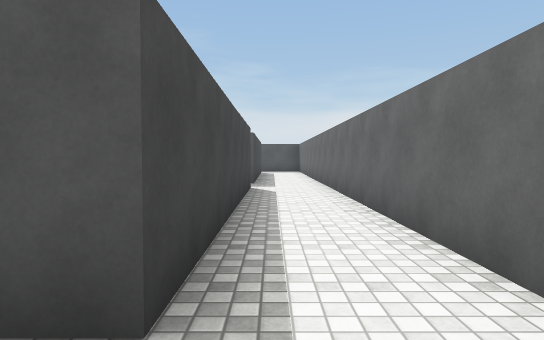
view 1 (above)

24 first-person views from a walk through a Unity game level. The camera is 1.3 m above the floor, tilts 2° down and sees 75° across. The floor is counted in squares, 2 m on a side. Each view is taken from the middle of a square. On the plan, view 1 faces up. The plan holds only what a view shows up to about 10 squares ahead; the rest is blank. The place goes on beyond the plan. The player character is not drawn. Surface patterns are stand-ins for the level's own textures.

view 2
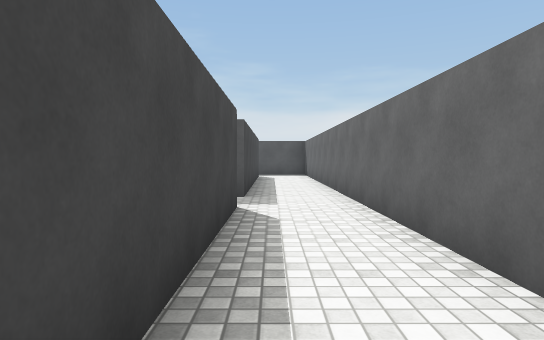

view 3
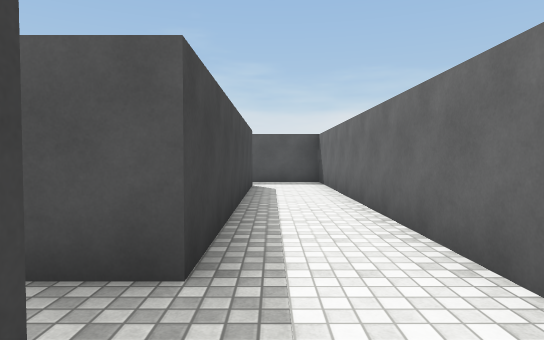

view 4
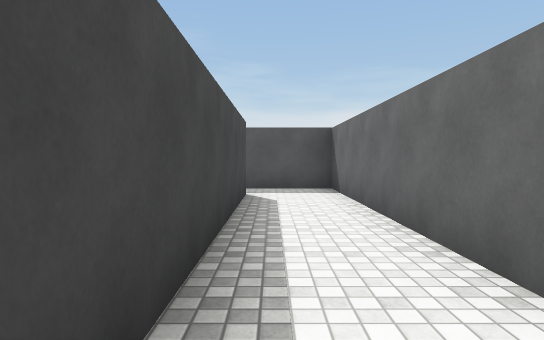

view 5
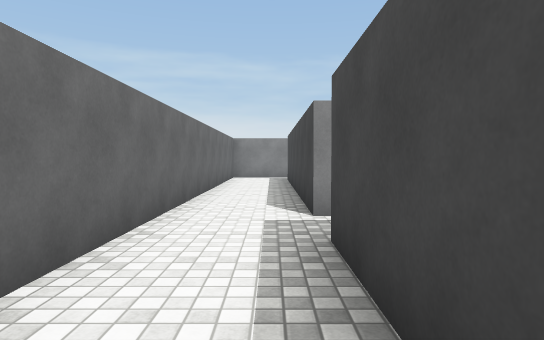

view 6
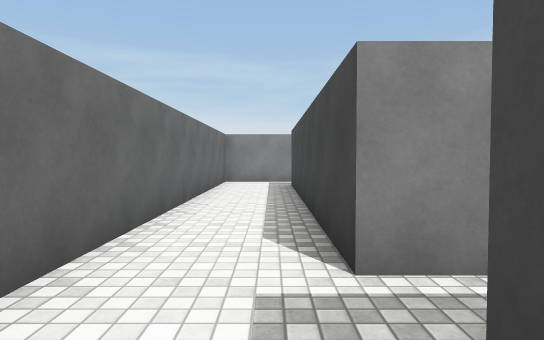

view 7
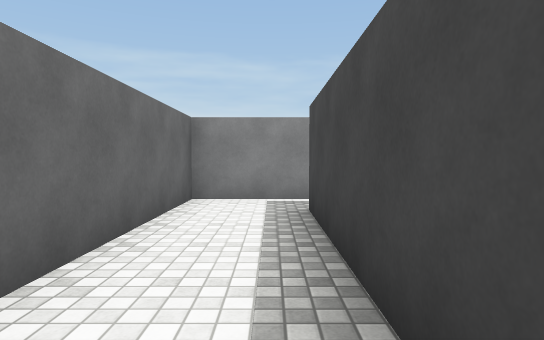

view 8
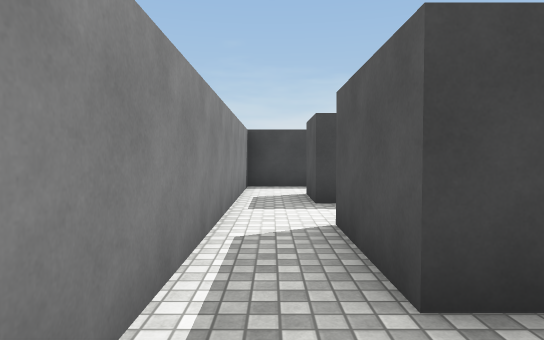

view 9
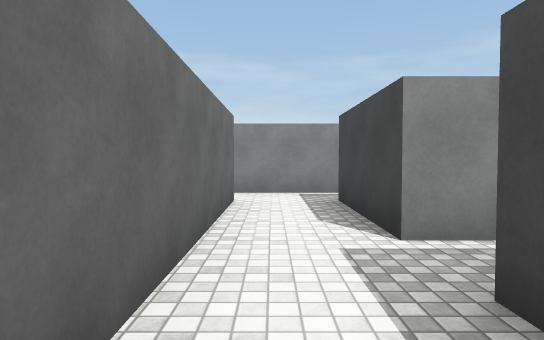

view 10
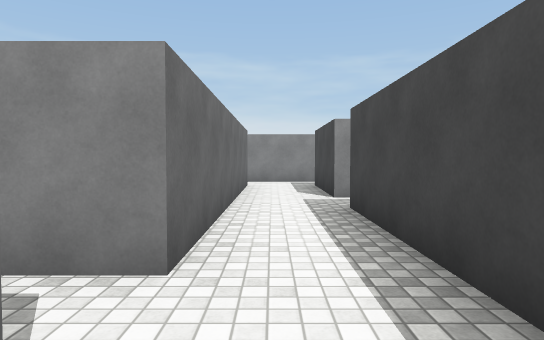

view 11
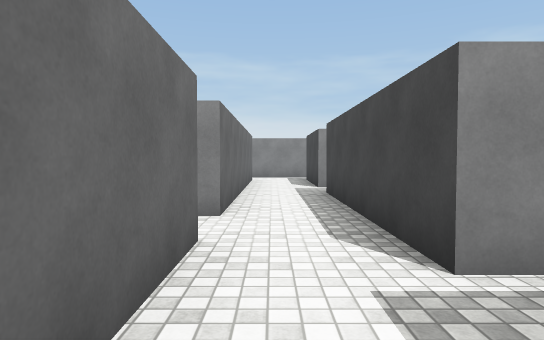

view 12
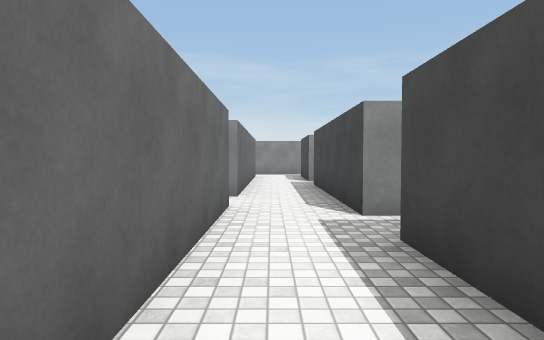

view 13
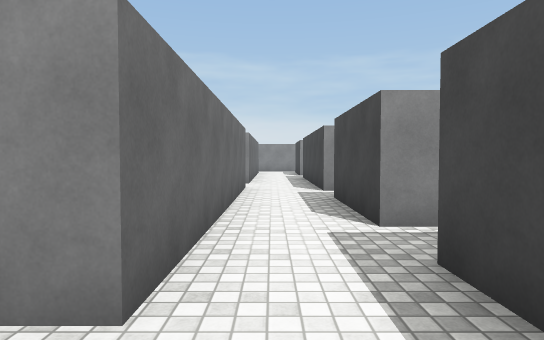

view 14
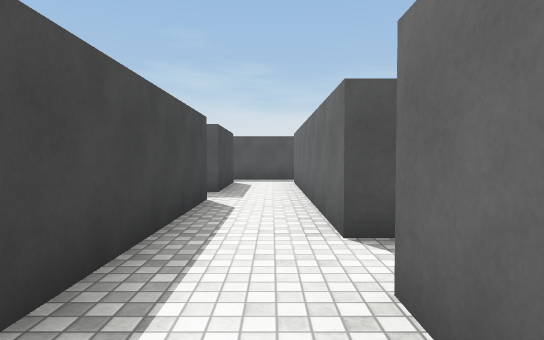

view 15
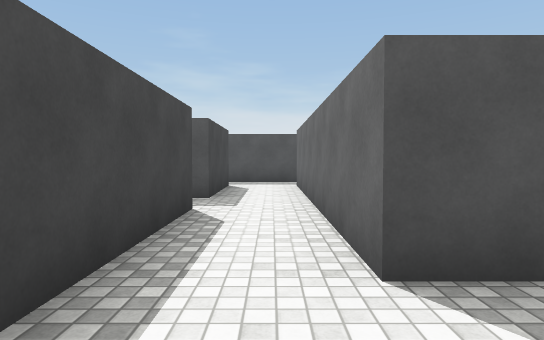

view 16
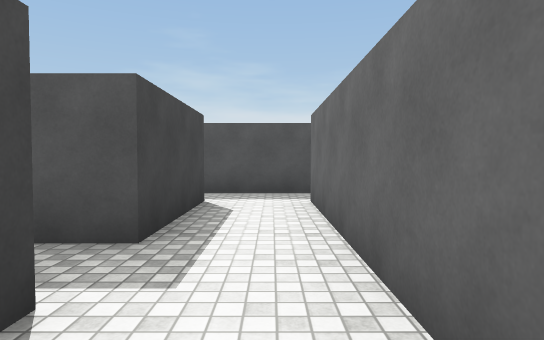

view 17
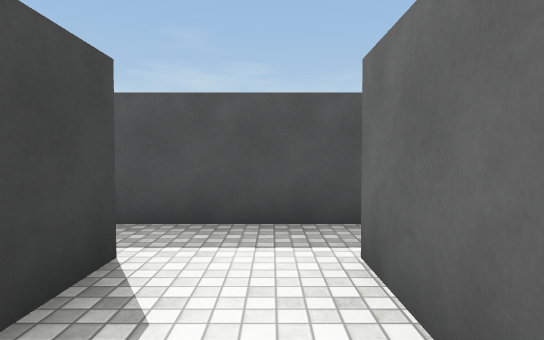

view 18
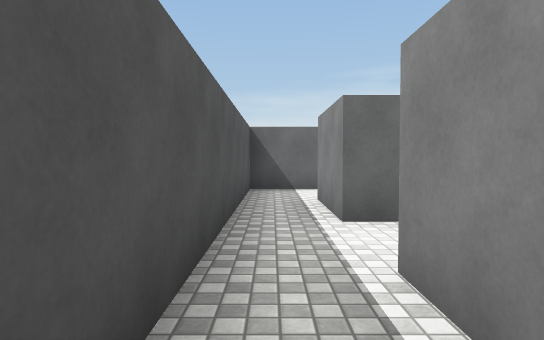

view 19
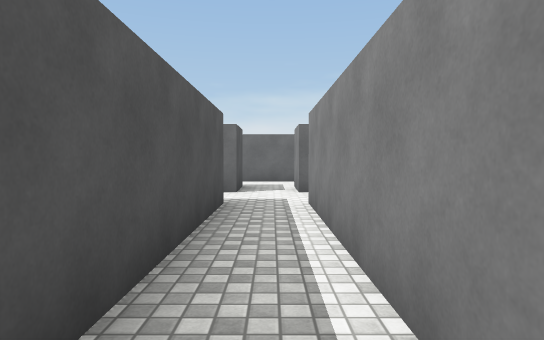

view 20
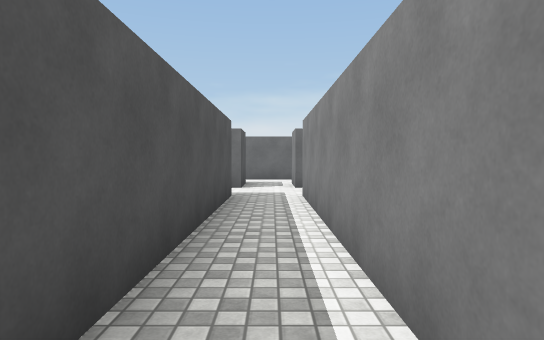

view 21
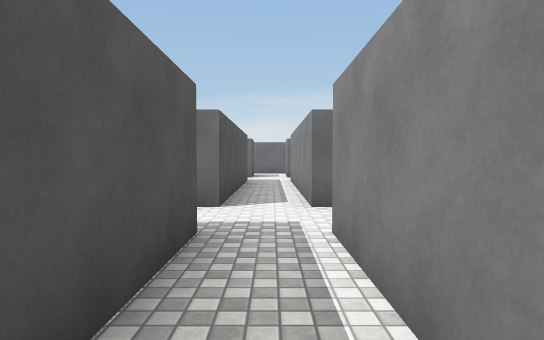

view 22
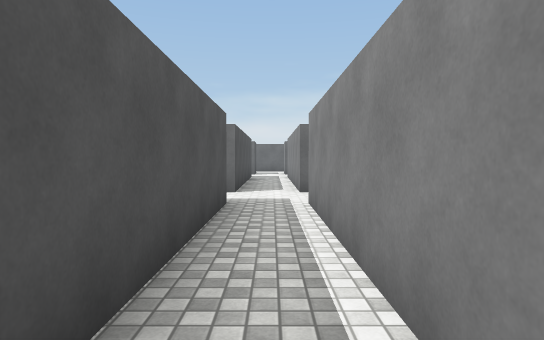

view 23
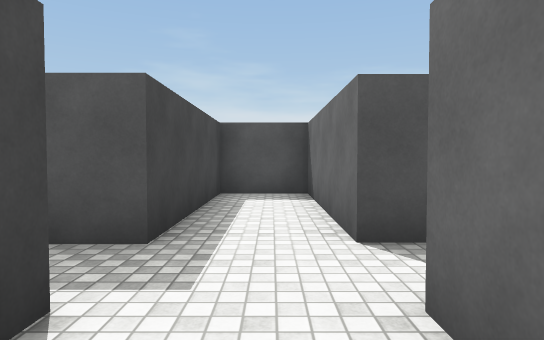

view 24
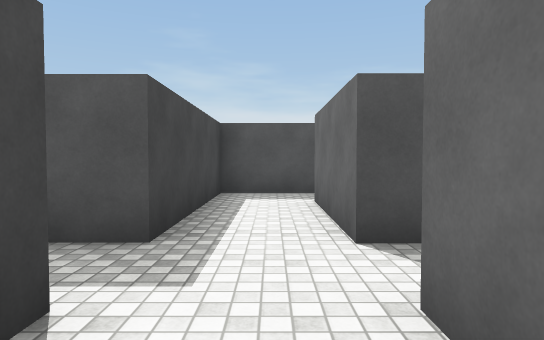

### Floor plan
Ten units are one square. View 1 is at (0, 0); x grows to the right and y downward. Boxes are objects, and circles mark ways between rooms. Rooms are numbered by the first view taken in them; rooms with no view inside come last. Other rooms are left out.
<svg viewBox="-195 -170 213 250">
<path fill="none" stroke="#000" d="M-5 -78 -5 -13M-24 -77 -19 -77M-5 -1 -5 64M-24 -153 -5 -153 -5 -88 -24 -88M-4 75 13 75 13 -165 -24 -165M-49 38 -40 38 -40 64 -54 64M-24 -11 -24 -26M-5 64 -24 64 -24 -1 -5 -1M-5 -13 -10 -13M-54 75 -4 75M-40 -21 -40 26M-24 -26 -24 -55M-40 -57 -40 -31M-46 -57 -40 -57M-24 -55 -24 -77M-54 -115 -40 -115 -40 -68M-54 -153 -40 -153 -40 -127 -54 -127M-24 -165 -54 -165M-24 -88 -24 -153M-54 -127 -54 -153M-124 -115 -70 -115M-54 -165 -69 -165 -69 -127 -124 -127M-124 -127 -124 -165 -139 -165 -139 -127 -182 -127M-184 -115 -139 -115M-124 -108 -124 -115M-54 -108 -54 -115"/>
<circle cx="-15" cy="-10" r="3" fill="#2a7"/>
<circle cx="-15" cy="70" r="3" fill="#2a7"/>
<circle cx="-15" cy="-160" r="3" fill="#2a7"/>
<circle cx="-15" cy="-80" r="3" fill="#2a7"/>
<circle cx="-30" cy="-20" r="3" fill="#2a7"/>
<circle cx="-30" cy="-45" r="3" fill="#2a7"/>
<circle cx="-30" cy="-70" r="3" fill="#2a7"/>
<circle cx="-45" cy="-60" r="3" fill="#2a7"/>
<circle cx="-45" cy="-120" r="3" fill="#2a7"/>
<circle cx="-45" cy="-160" r="3" fill="#2a7"/>
<circle cx="-120" cy="-120" r="3" fill="#2a7"/>
<circle cx="-60" cy="-110" r="3" fill="#2a7"/>
<circle cx="-130" cy="-110" r="3" fill="#2a7"/>
<text x="0" y="-50">1</text>
<text x="-30" y="30">2</text>
<text x="-30" y="-40">3</text>
<text x="-40" y="-60">4</text>
<text x="-30" y="-130">5</text>
<text x="-80" y="-120">6</text>
<text x="-150" y="-120">7</text>
<text x="-150" y="-100">8</text>
<text x="-60" y="-90">9</text>
</svg>
Room 1 opens to room 2. Room 1 opens to room 5. Room 2 opens to room 3. Room 3 opens to room 4. Room 4 opens to room 5. Room 4 opens to room 9. Room 5 opens to room 6. Room 6 opens to room 7. Room 6 opens to room 9. Room 7 opens to room 8.

Where each view was taken, in squares from view 1:
view 1: 0 up, 0 right, facing up
view 2: 3 up, 0 right, facing up
view 3: 7 up, 0 right, facing up
view 4: 9 up, 0 right, facing up
view 5: 4 up, 0 right, facing down
view 6: 2 up, 0 right, facing down
view 7: 2 down, 0 right, facing down
view 8: 7 down, 1 right, facing left
view 9: 1 down, 3 left, facing down
view 10: 2 up, 3 left, facing down
view 11: 4 up, 3 left, facing down
view 12: 6 up, 3 left, facing down
view 13: 9 up, 3 left, facing down
view 14: 6 up, 3 left, facing up
view 15: 7 up, 3 left, facing up
view 16: 10 up, 3 left, facing up
view 17: 13 up, 3 left, facing up
view 18: 16 up, 6 left, facing right
view 19: 12 up, 12 left, facing right
view 20: 12 up, 13 left, facing right
view 21: 12 up, 17 left, facing right
view 22: 12 up, 19 left, facing right
view 23: 10 up, 13 left, facing up
view 24: 10 up, 6 left, facing up
